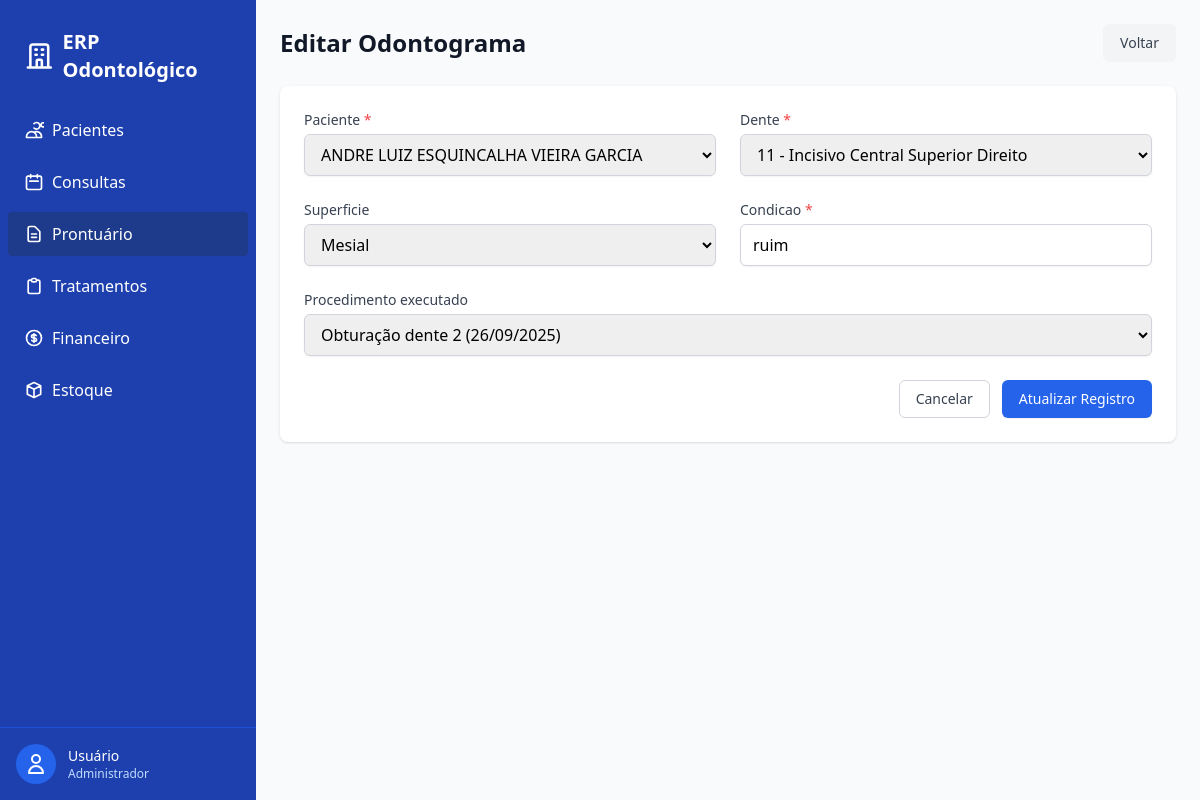
Screenshot of /prontuario/odontograma/2/editar/ (signed in) with the database file from the repository.
### prontuario/models.py (models this page shows, shortened)
class Odontograma(models.Model):
    class Dente(models.TextChoices):
        D11 = "11", "11 - Incisivo Central Superior Direito"
        D12 = "12", "12 - Incisivo Lateral Superior Direito"
        D13 = "13", "13 - Canino Superior Direito"
        D14 = "14", "14 - 1º Pré-molar Superior Direito"
        D15 = "15", "15 - 2º Pré-molar Superior Direito"
        D16 = "16", "16 - 1º Molar Superior Direito"
        D17 = "17", "17 - 2º Molar Superior Direito"
        D18 = "18", "18 - 3º Molar Superior Direito"
        D21 = "21", "21 - Incisivo Central Superior Esquerdo"
        D22 = "22", "22 - Incisivo Lateral Superior Esquerdo"
        D23 = "23", "23 - Canino Superior Esquerdo"
        D24 = "24", "24 - 1º Pré-molar Superior Esquerdo"
        D25 = "25", "25 - 2º Pré-molar Superior Esquerdo"
        D26 = "26", "26 - 1º Molar Superior Esquerdo"
        D27 = "27", "27 - 2º Molar Superior Esquerdo"
        D28 = "28", "28 - 3º Molar Superior Esquerdo"
        D31 = "31", "31 - Incisivo Central Inferior Esquerdo"
        D32 = "32", "32 - Incisivo Lateral Inferior Esquerdo"
        D33 = "33", "33 - Canino Inferior Esquerdo"
        D34 = "34", "34 - 1º Pré-molar Inferior Esquerdo"
        D35 = "35", "35 - 2º Pré-molar Inferior Esquerdo"
        D36 = "36", "36 - 1º Molar Inferior Esquerdo"
        D37 = "37", "37 - 2º Molar Inferior Esquerdo"
        D38 = "38", "38 - 3º Molar Inferior Esquerdo"
        D41 = "41", "41 - Incisivo Central Inferior Direito"
        D42 = "42", "42 - Incisivo Lateral Inferior Direito"
        D43 = "43", "43 - Canino Inferior Direito"
        D44 = "44", "44 - 1º Pré-molar Inferior Direito"
        D45 = "45", "45 - 2º Pré-molar Inferior Direito"
        D46 = "46", "46 - 1º Molar Inferior Direito"
        D47 = "47", "47 - 2º Molar Inferior Direito"
        D48 = "48", "48 - 3º Molar Inferior Direito"
        D51 = "51", "51 - Incisivo Central Superior Direito (decíduo)"
        D52 = "52", "52 - Incisivo Lateral Superior Direito (decíduo)"
        D53 = "53", "53 - Canino Superior Direito (decíduo)"
        D54 = "54", "54 - 1º Molar Superior Direito (decíduo)"
        D55 = "55", "55 - 2º Molar Superior Direito (decíduo)"
        D61 = "61", "61 - Incisivo Central Superior Esquerdo (decíduo)"
        D62 = "62", "62 - Incisivo Lateral Superior Esquerdo (decíduo)"
        D63 = "63", "63 - Canino Superior Esquerdo (decíduo)"
        D64 = "64", "64 - 1º Molar Superior Esquerdo (decíduo)"
        D65 = "65", "65 - 2º Molar Superior Esquerdo (decíduo)"
        D71 = "71", "71 - Incisivo Central Inferior Esquerdo (decíduo)"
        D72 = "72", "72 - Incisivo Lateral Inferior Esquerdo (decíduo)"
        D73 = "73", "73 - Canino Inferior Esquerdo (decíduo)"
        D74 = "74", "74 - 1º Molar Inferior Esquerdo (decíduo)"
        D75 = "75", "75 - 2º Molar Inferior Esquerdo (decíduo)"
        D81 = "81", "81 - Incisivo Central Inferior Direito (decíduo)"
        D82 = "82", "82 - Incisivo Lateral Inferior Direito (decíduo)"
        D83 = "83", "83 - Canino Inferior Direito (decíduo)"
        D84 = "84", "84 - 1º Molar Inferior Direito (decíduo)"
        D85 = "85", "85 - 2º Molar Inferior Direito (decíduo)"
    class Superficie(models.TextChoices):
        M = "M", "Mesial"
        D = "D", "Distal"
        O = "O", "Oclusal"
        I = "I", "Incisal"
        V = "V", "Vestibular/Bucal"
        P = "P", "Palatina"
        L = "L", "Lingual"
    paciente = models.ForeignKey(
        Paciente,
        verbose_name=("Paciente"),
        on_delete=models.PROTECT
    )
    dente = models.CharField(max_length=2, choices=Dente.choices)
    superficie = models.CharField(
        max_length=1,
        choices=Superficie.choices,
        blank=True
    )
    condicao = models.CharField(max_length=100)
    procedimento_executado = models.ForeignKey(
        ProcedimentoExecutado, on_delete=models.SET_NULL, null=True, blank=True, related_name="alteracoes_odontograma"
    )
    criado_em = models.DateTimeField(auto_now_add=True)
    class Meta:
        ordering = ["paciente", "dente"]
        verbose_name = "Odontograma"
        verbose_name_plural = "Odontogramas"

### prontuario/views.py (the view)
# urls.py: path("odontograma/<int:pk>/editar/", views.OdontogramaUpdateView.as_view(), name="odontograma_update"),
class OdontogramaUpdateView(LoginRequiredMixin, PermissionRequiredMixin, UpdateView):
    model = Odontograma
    form_class = OdontogramaForm
    template_name = "prontuario/odontograma_form.html"
    permission_required = "prontuario.change_odontograma"
    success_url = reverse_lazy("prontuario:odontograma_list")

### prontuario/forms.py
class OdontogramaForm(forms.ModelForm):
    class Meta:
        model = Odontograma
        fields = ["paciente", "dente", "superficie", "condicao", "procedimento_executado"]

### pacientes/models.py (called while the page is built)
    def __str__(self):
        return self.nome

### tratamentos/models.py (called while the page is built)
    def __str__(self):
        return f"{self.procedimento.nome} dente {self.dente} ({self.realizado_em:%d/%m/%Y})"

### templates/prontuario/odontograma_form.html (shortened to what this page needs)
{% extends "base.html" %}
{% load static %}
{% block content %}
<div class="mb-6 flex justify-between items-center">
    <h1 class="text-2xl font-bold text-gray-900">
        {% if form.instance.id %}Editar Odontograma{% else %}Novo Odontograma{% endif %}
    </h1>
    <a href="{% url 'prontuario:odontograma_list' %}"
        class="inline-flex items-center px-4 py-2 border border-transparent text-sm font-medium rounded-md text-gray-700 bg-gray-100 hover:bg-gray-200 focus:outline-none focus:ring-2 focus:ring-offset-2 focus:ring-gray-500">
        Voltar
    </a>
</div>
<div class="bg-white shadow overflow-hidden sm:rounded-lg">
    <div class="px-4 py-5 sm:p-6">
        <form method="post">
            <div class="grid grid-cols-1 md:grid-cols-2 gap-6">
                {% for field in form %}
                <div class="{% if field.name == 'procedimento_executado' %}md:col-span-2{% endif %}">
                    <label for="{{ field.id_for_label }}" class="block text-sm font-medium text-gray-700 mb-1">
                        {{ field.label }}
                        {% if field.field.required %}<span class="text-red-500">*</span>{% endif %}
                    </label>
                    {{ field }}
                </div>
                {% endfor %}
            </div>
            <div class="mt-6 flex justify-end space-x-3">
                <a href="{% url 'prontuario:odontograma_list' %}"
                    class="inline-flex items-center px-4 py-2 border border-gray-300 text-sm font-medium rounded-md text-gray-700 bg-white hover:bg-gray-50 focus:outline-none focus:ring-2 focus:ring-offset-2 focus:ring-blue-500">
                    Cancelar
                </a>
                <button type="submit"
                    class="inline-flex items-center px-4 py-2 border border-transparent text-sm font-medium rounded-md shadow-sm text-white bg-blue-600 hover:bg-blue-700 focus:outline-none focus:ring-2 focus:ring-offset-2 focus:ring-blue-500">
                    {% if form.instance.id %}Atualizar{% else %}Criar{% endif %} Registro
                </button>
            </div>
        </form>
    </div>
</div>
{% endblock %}

### templates/prontuario/odontograma_form.html (style rules this page uses)
input, textarea, select { width: 100%; padding: 0.5rem 0.75rem; border: 1px solid #d1d5db; border-radius: 0.375rem; box-shadow: 0 1px 2px 0 rgba(0, 0, 0, 0.05); }

### rows the page displays
Odontograma: form "ANDRE LUIZ ESQUINCALHA VIEIRA GARCIA" "11 - Incisivo Central Superior Direito" "Mesial" "ruim" "Obturação dente 2 (26/09/2025)"

### other values shown
{{ field.label }} "Paciente" "Dente" "Superficie" "Condicao" "Procedimento executado"
